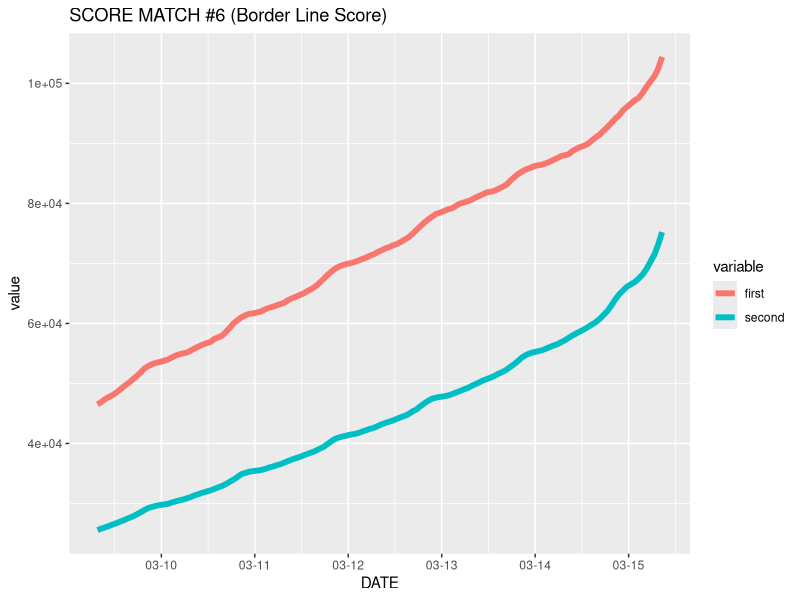
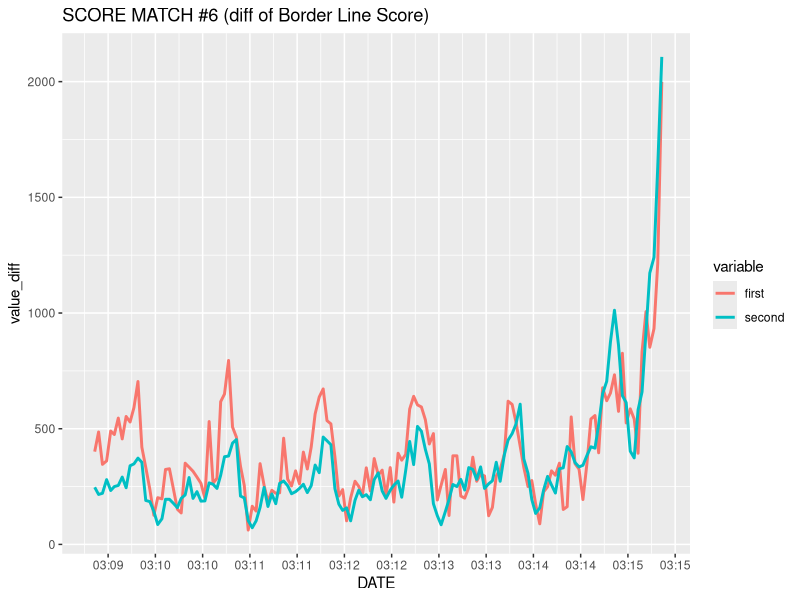
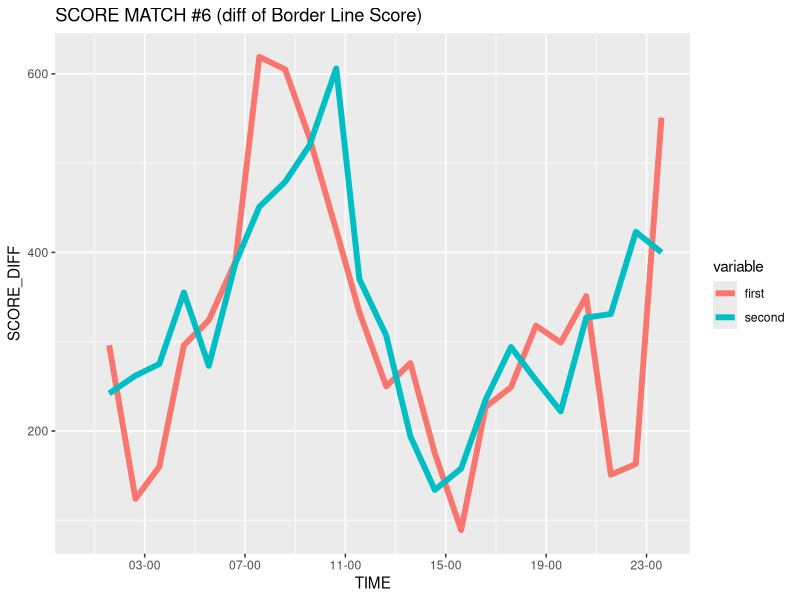

Here is the R script that generated these plots, in order:
## ---- chunk 1
library(data.table)
library(dplyr)
library(ggplot2)
dat = fread("LoveLive_score_modified.csv")

## データ型の修正 
dat = dat %>% 
  mutate(first = as.integer(first), 
         second =as.integer(second), 
         created=as.POSIXct(created, tz = "Asia/Tokyo"))
dat_score_match = 
  dat %>% 
  select(event) %>% 
  unique %>% 
  mutate(score_match = c(0,1,0,1,1,0,0,1,0,1))

## ---- chunk 2
dat_scoreMatch = 
  dat %>% merge(dat_score_match, by = "event") %>% 
  filter(score_match == 1) %>% 
  mutate(event_number = substr(event, start=2,stop=3))
dat_scoreMatch %>% write.table("scoreMatch.csv", quote=FALSE, row.names=FALSE, sep=",")

## ---- chunk 3
library(reshape2)
## 第6回だけ取り出してデータフレームを変形
## タイムゾーンがGMTだったので, JSTに直すために+9時間する
dat_scoreMatch_06 = 
  dat_scoreMatch %>% 
  filter(event_number == "06") %>% 
  select(event_number, first , second, created) %>% 
  melt(id.var = c("event_number", "created")) %>% 
  mutate(DATE = as.POSIXct(created, tz ="Asia/Tokyo")+60*60*9) %>% 
  arrange(DATE)
## 内容
dat_scoreMatch_06
## 時間推移をggplot
library(scales)
dat_scoreMatch_06 %>% 
  ggplot(aes(x=DATE, y=value)) + 
  geom_line(aes(color=variable), size = 2) + 
  scale_x_datetime(breaks=date_breaks("24 hours"), 
                   labels = date_format("%m-%d")) + 
  ggtitle("SCORE MATCH #6 (Border Line Score)")
## ---- chunk 4
dat_scoreMatch_06 %>% 
  group_by(variable) %>% 
  mutate(value_diff = c(NA, diff(value))) %>% 
  ggplot(aes(x=DATE, y=value_diff)) +
  geom_line(aes(color=variable), size=1) + 
  scale_x_datetime(breaks=date_breaks("12 hours"), 
                   labels = date_format("%m:%d")) + 
  ggtitle("SCORE MATCH #6 (diff of Border Line Score)")
## ---- chunk 5
dat_scoreMatch_06 %>%
  mutate(DAY = substr(DATE, 1,10)) %>%
  filter(DAY == "2014-03-14") %>%
  mutate(HOUR = substr(DATE, 12,19)) %>%
  arrange(HOUR) %>% 
  group_by(variable, add=FALSE) %>% 
  mutate(value_diff = c(NA, diff(value))) %>% 
  ggplot(aes(x=as.POSIXct(HOUR, format="%H:%M:%S"), y=value_diff)) + 
  geom_line(aes(color=variable), size=2) + 
  scale_x_datetime(breaks=date_breaks("4 hours"), 
                   labels = date_format("%H-%M")) + 
  ggtitle("SCORE MATCH #6 (diff of Border Line Score)") + 
  xlab("TIME") + ylab("SCORE_DIFF")
